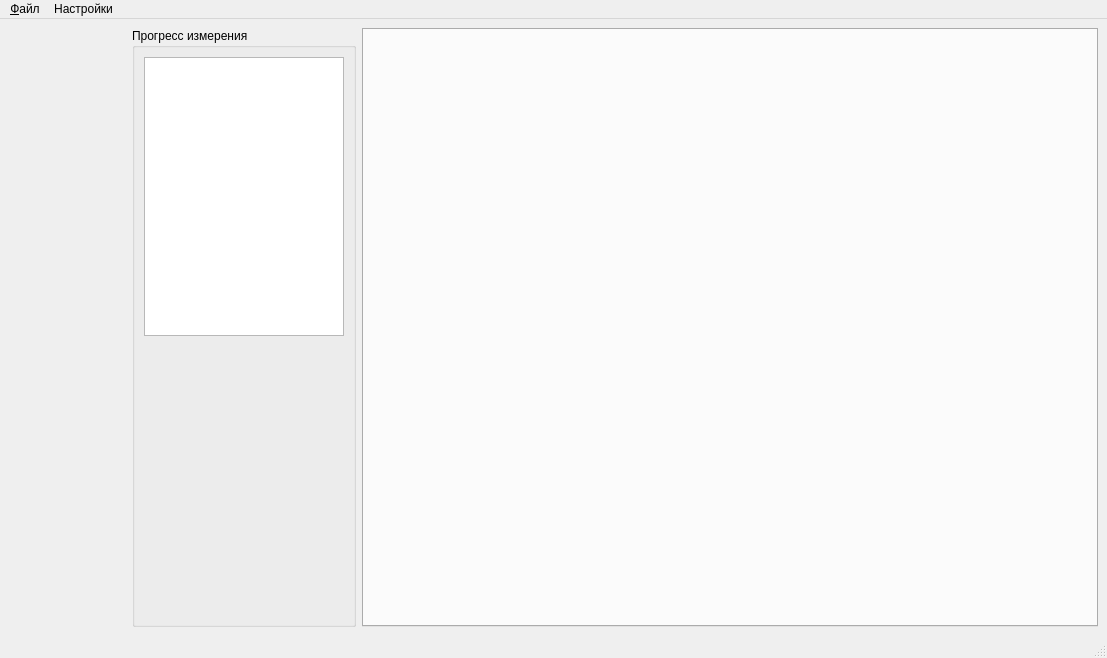
<?xml version="1.0" encoding="UTF-8"?>
<ui version="4.0">
 <class>MainWindow</class>
 <widget class="QMainWindow" name="MainWindow">
  <property name="geometry">
   <rect>
    <x>0</x>
    <y>0</y>
    <width>1107</width>
    <height>658</height>
   </rect>
  </property>
  <property name="windowTitle">
   <string>Измерение демодуляторов</string>
  </property>
  <widget class="QWidget" name="centralwidget">
   <layout class="QHBoxLayout" name="horizontalLayout" stretch="2,0,12">
    <item>
     <layout class="QVBoxLayout" name="layInstrs">
      <property name="spacing">
       <number>0</number>
      </property>
      <item>
       <spacer name="verticalSpacer">
        <property name="orientation">
         <enum>Qt::Vertical</enum>
        </property>
        <property name="sizeHint" stdset="0">
         <size>
          <width>20</width>
          <height>40</height>
         </size>
        </property>
       </spacer>
      </item>
     </layout>
    </item>
    <item>
     <widget class="QGroupBox" name="grpProgress">
      <property name="title">
       <string>Прогресс измерения</string>
      </property>
      <layout class="QVBoxLayout" name="verticalLayout">
       <item>
        <widget class="QPlainTextEdit" name="pteditProgress">
         <property name="sizePolicy">
          <sizepolicy hsizetype="Minimum" vsizetype="Expanding">
           <horstretch>0</horstretch>
           <verstretch>0</verstretch>
          </sizepolicy>
         </property>
         <property name="maximumSize">
          <size>
           <width>200</width>
           <height>16777215</height>
          </size>
         </property>
        </widget>
       </item>
       <item>
        <spacer name="verticalSpacer_2">
         <property name="orientation">
          <enum>Qt::Vertical</enum>
         </property>
         <property name="sizeHint" stdset="0">
          <size>
           <width>20</width>
           <height>40</height>
          </size>
         </property>
        </spacer>
       </item>
      </layout>
     </widget>
    </item>
    <item>
     <widget class="QTabWidget" name="tabWidget">
      <property name="currentIndex">
       <number>-1</number>
      </property>
     </widget>
    </item>
   </layout>
  </widget>
  <widget class="QMenuBar" name="menubar">
   <property name="geometry">
    <rect>
     <x>0</x>
     <y>0</y>
     <width>1107</width>
     <height>22</height>
    </rect>
   </property>
   <widget class="QMenu" name="menu">
    <property name="title">
     <string>&amp;Файл</string>
    </property>
    <addaction name="actExit"/>
   </widget>
   <widget class="QMenu" name="menu_2">
    <property name="title">
     <string>Настройки</string>
    </property>
    <addaction name="actParams"/>
   </widget>
   <addaction name="menu"/>
   <addaction name="menu_2"/>
  </widget>
  <widget class="QStatusBar" name="statusbar"/>
  <action name="actExit">
   <property name="text">
    <string>Выход</string>
   </property>
   <property name="toolTip">
    <string>Выйти из приложения</string>
   </property>
   <property name="statusTip">
    <string>Выйти из приложения</string>
   </property>
  </action>
  <action name="actParams">
   <property name="text">
    <string>Параметры...</string>
   </property>
  </action>
 </widget>
 <resources/>
 <connections>
  <connection>
   <sender>actExit</sender>
   <signal>triggered()</signal>
   <receiver>MainWindow</receiver>
   <slot>close()</slot>
   <hints>
    <hint type="sourcelabel">
     <x>-1</x>
     <y>-1</y>
    </hint>
    <hint type="destinationlabel">
     <x>361</x>
     <y>238</y>
    </hint>
   </hints>
  </connection>
 </connections>
</ui>
